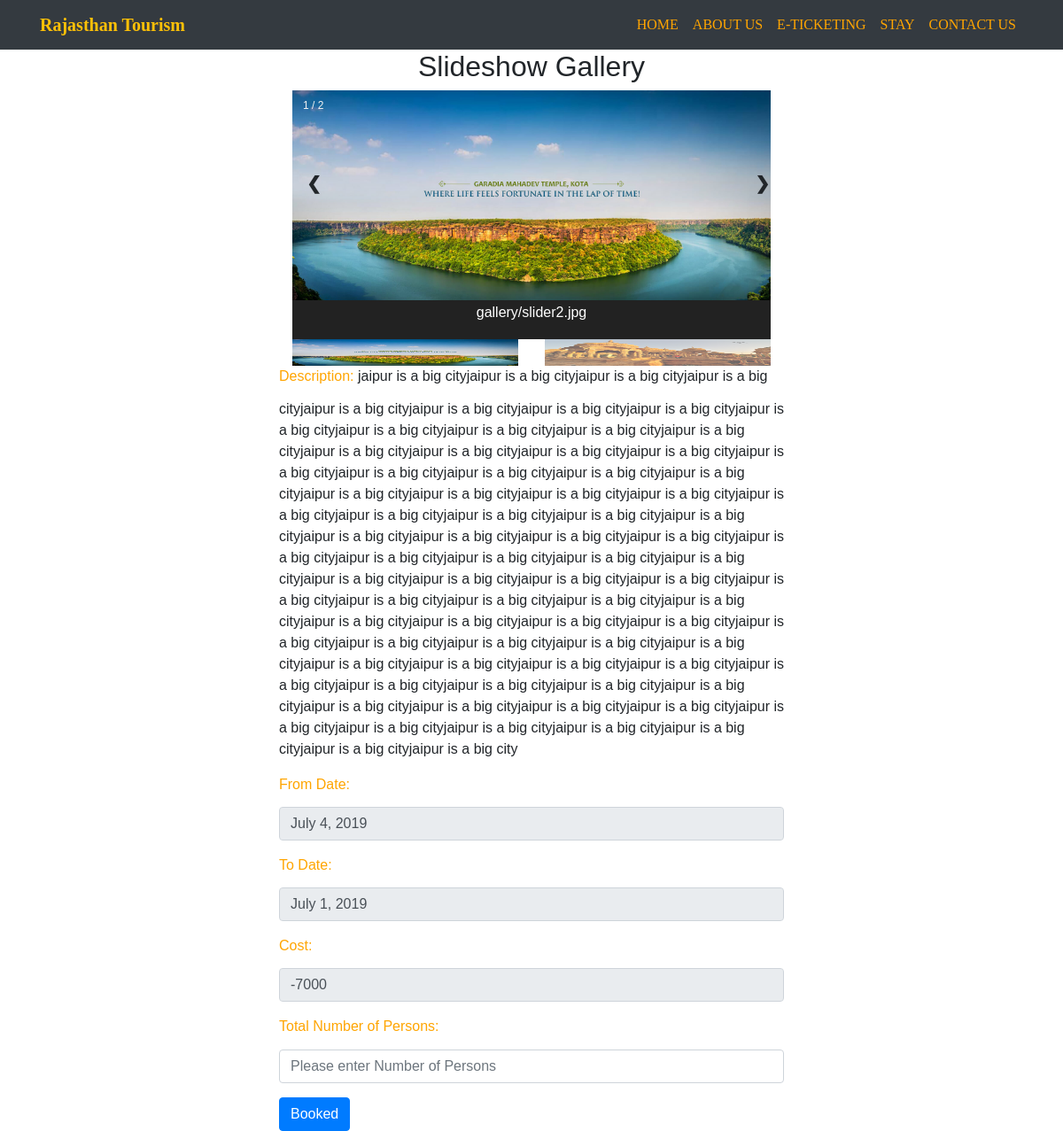
/place/3, run on the app's committed database.
### myapp/models.py (models this page shows)
class Gallery(models.Model):
    location = models.ForeignKey(Locations, on_delete = models.CASCADE)
    image = models.ImageField(upload_to='gallery')

class Locations(models.Model):
    name = models.CharField(max_length=255)
    city=models.CharField(max_length=255)
    description = models.TextField()
    image = models.ImageField(upload_to="locations")

class Packages(models.Model):
    startdate=models.DateField()
    enddate=models.DateField()
    cost=models.IntegerField()

### myapp/views.py (the view, shortened to what this page needs)
# urls.py: path('place/<int:id>',views.place,name="place"),
def place(request, id):
    if request.method == 'GET':
        l = Locations.objects.get(id = id)
        images = Gallery.objects.filter(location_id = id)
        packagelocs = Packagelocation.objects.only('package_id').filter(location_id = id)
        packages = Packages.objects.filter(id__in=packagelocs)
        length = len(images)
        return render(request, "place.html", {"images": images,"packages":packages, "length": length,"location":l, "id":id})

### myapp/templates/place.html (shortened to what this page needs)
{% load staticfiles %}
<!DOCTYPE html>
<html lang="en">
<head>
</head>
<body>
{% include "header.html" %}
<div class="container-fluid" id="bgimg">
    <div class="row">
        <div class="col-md-3">
        </div>
        <div class="col-md-6" id="top">
        <!DOCTYPE html>
<html>
<body>
<h2 style="text-align:center">Slideshow Gallery</h2>
<div class="container">
    {% for image in images %}
        <div class="mySlides">
            <div class="numbertext">{{ forloop.counter }} / {{ length }}</div>
            <img src="{{ image.image.url }}" style="width:100%">
        </div>
    {% endfor %}
  <a class="prev" onclick="plusSlides(-1)">❮</a>
  <a class="next" onclick="plusSlides(1)">❯</a>
  <div class="caption-container">
    <p id="caption"></p>
  </div>
  <div class="row">
      {% for image in images %}
          <div class="col">
            <img class="demo cursor" src="{{ image.image.url }}" style="width: 100%;" onclick="currentSlide({{ forloop.counter }})" alt="{{ image.image }}" height="30">
          </div>
       {% endfor %}
  </div>
</div>
  <div class="form-group">
        <label><h6 style="color:orange;">Description:</h6></label>
      {{ location.description }}
    </div>
{% for p in packages %}
    <div class="form-group">
        <label><h6 style="color:orange;">From Date:</h6></label>
      <input  value="{{ p.enddate }}"  class="form-control" readonly>
    </div>
    <div class="form-group">
        <label><h6 style="color:orange;">To Date:</h6></label>
      <input  value="{{ p.startdate }}" class="form-control" readonly>
    </div>
    <div class="form-group">
        <label><h6 style="color:orange;">Cost:</h6></label>
      <input  value="{{ p.cost}}" class="form-control" readonly>
    </div>
    <form method="post" action="{% url 'place' id=id %}">
        <div class="form-group">
            <label><h6 style="color:orange;">Total Number of Persons:</h6></label>
          <input type="number"  class="form-control" placeholder="Please enter Number of Persons" name="person">
        </div>
        <button type="submit" class="btn btn-primary">Booked</button>
    </form>
{% endfor %}
    </div>
</div>
</body>
</html>

### myapp/templates/place.html (style rules this page uses)
body { font-family: Arial; margin: 0; }
* { box-sizing: border-box; }
img { vertical-align: middle; }
.container { position: relative; }
.mySlides { display: none; }
.cursor { cursor: pointer; }
.prev, .next { cursor: pointer; position: absolute; top: 40%; width: auto; padding: 16px; margin-top: -50px; color: white; font-weight: bold; font-size: 20px; border-radius: 0 3px 3px 0; user-select: none; -webkit-user-select: none; }
.next { right: 0; border-radius: 3px 0 0 3px; }
.numbertext { color: #f2f2f2; font-size: 12px; padding: 8px 12px; position: absolute; top: 0; }
.caption-container { text-align: center; background-color: #222; padding: 2px 16px; color: white; }
.row:after { content: ""; display: table; clear: both; }
.demo { opacity: 0.6; }
.active, .demo:hover { opacity: 1; }

### data on the page
Gallery: length "2", image (picture)
Gallery: image (picture)
Locations: description "jaipur is a big cityjaipur is a big cityjaipur is a big cityjaipur is a big cityjaipur is a big cityjaipur is a big cityjaipur is a big cityjaipur is a big cityjaipur is a big cityjaipur is a big cityjaipur is a big cityjaipur is a big cityjaipur is a big cityjaipur is a big cityjaipur is a big cityjaipur is a big cityjaipur is a big cityjaipur is a big cityjaipur is a big cityjaipur is a big cityjaipur is a big cityjaipur is a big cityjaipur is a big cityjaipur is a big cityjaipur is a big cityjaipur is a big cityjaipur is a big cityjaipur is a big cityjaipur is a big cityjaipur is a big cityjaipur is a big cityjaipur is a big cityjaipur is a big cityjaipur is a big cityjaipur is a big…"
Packages: enddate "July 4, 2019", startdate "July 1, 2019", cost "-7000"
